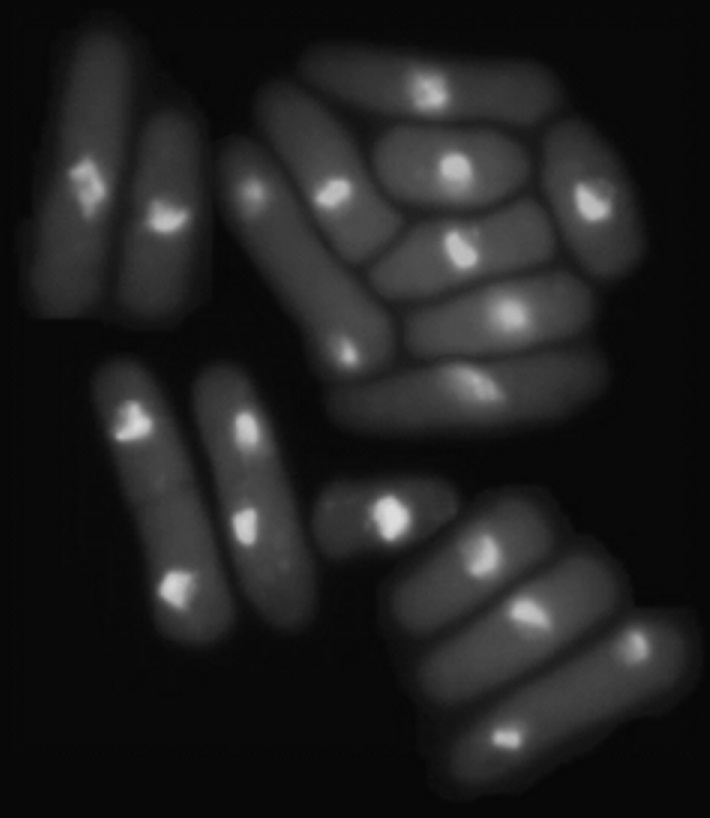
#> input picture 11_Image_Segmentation/otsu_dos_umbrales/imagen6.jpg, 710 x 818 px
$ python otsu_umbrales.py
#> lines starting #> are read from the running program, lines starting #| are printed output that depends on the picture
#> further down, A is the input picture: shape (818, 710, 3); min 5, max 221, mean 33.1
import matplotlib.pyplot as plt
import imageio
# from scipy import signal
import numpy as np


def otsu_umbrales(A):
    # Función que toma una imagen y calcula dos valores de corte para
    # segmentar la imagen en 3 tonos de gris.
    # Entradas: - A: imagen en blanco y negro.
    # Salidas: - imagen segmentada con tres tonos de gris.
    m = len(A)
#> m = 818
    n = len(A[0])
#> n = 710
    # Paso 0:
    q, _ = np.histogram(A, bins=255, range=(0, 255))
#> q = 255 values, max 402027 at index 9, min 0 at index 0, mean 6832.7
    # Paso 1:
    h = q / (m * n)
#> h = 255 values, max 0.692 at index 9, min 0 at index 0, mean 0.0118
    k = len(h)
#> k = 255
    p_vector = np.zeros(k)
#> p_vector = 255 values from 0 to 0
    p = 0
    # Paso 2:
    for i in range(0, k):
        p_vector[i] = np.sum(h[0:i])
#> after the loop, p_vector = 255 values, max 3 at index 224, min 0 at index 0, mean 2.6
    # Paso 3
    m_c = np.zeros(k)
#> m_c = 255 values from 0 to 0
    for i in range(0, k):
        sum_result = 0
        for j in range(0, i):
            sum_result += (j) * h[j]
        m_c[i] = sum_result
#> after the loop, m_c = 255 values from 0 to 99.33
    # Paso 4
    m_g = m_c[-1]
#> m_g = 99.33
    # Paso 5
    var_sigma = np.zeros((k, k))
    for k1 in range(0, k):
        for k2 in range(0, k):
            if k1 < k2:
                P1 = np.sum(h[0:k1])
                P2 = np.sum(h[k1+1:k2])
                P3 = np.sum(h[k2+1:k])
                sum_m1 = 0
                sum_m2 = 0
                sum_m3 = 0
                for i in range(0, k1):
                    sum_m1 += (i - 1) * h[i]

                for i in range(k1, k2):
                    sum_m2 += (i - 1) * h[i]

                for i in range(k2, k):
                    sum_m3 += (i - 1) * h[i]
                m1 = 0
                m2 = 0
                m3 = 0
                if P1 != 0:
                    m1 = sum_m1 / P1
                if P2 != 0:
                    m2 = sum_m2 / P2
                if P3 != 0:
                    m3 = sum_m3 / P3
                var_sigma[k1, k2] = (P1 * (m1 - m_g) ** 2) + (P2 * (m2 - m_g) ** 2) + (P3 * (m3 - m_g) ** 2)
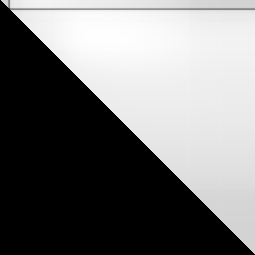
#> var_sigma: shape (255, 255) float64; min 0, max 16319, mean 7498.5; drawn with min black and max white
    # Paso 6
    T1, T2 = np.where(var_sigma == np.max(var_sigma))
#> T1 = [38]; T2 = [105]
    T1 = T1[0]
#> T1 = 38
    T2 = T2[0]
#> T2 = 105
    B = np.zeros((m, n, 3))
    print(A[T1,T2])
#| [36 36 36]
    B[A > T2] = 255
    B[np.logical_and(T1 < A, A <= T2)] = 255//2
    B[A < T1] = 0
    return B.astype(np.uint8)

A = plt.imread("imagen6.jpg")
B = otsu_umbrales(A)
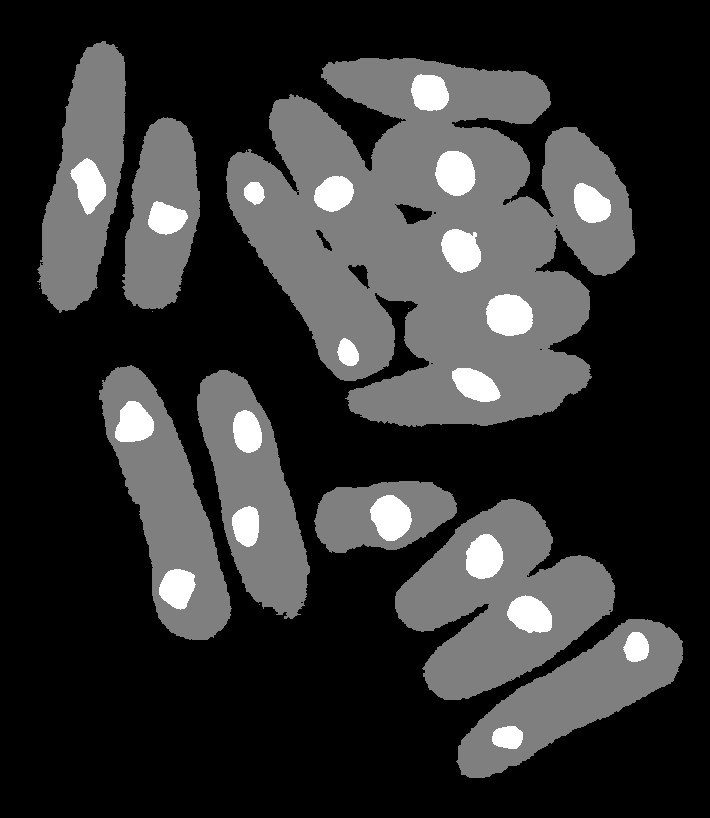
#> B: shape (818, 710, 3); min 0, max 255, mean 50.1
plt.figure()
plt.subplot(121)
plt.title("Imagen original")
plt.imshow(A)
plt.subplot(122)
plt.title("Imagen segmentada")
plt.imshow(B, cmap="gray")
plt.show()
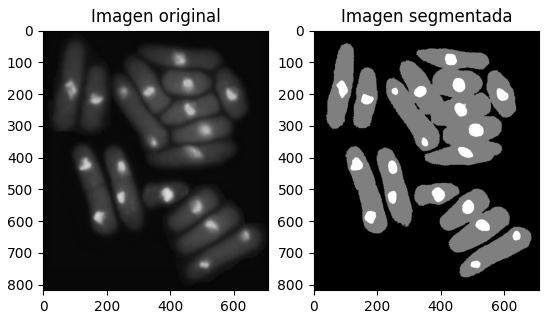
#> figure drawn by matplotlib, 2 panels
